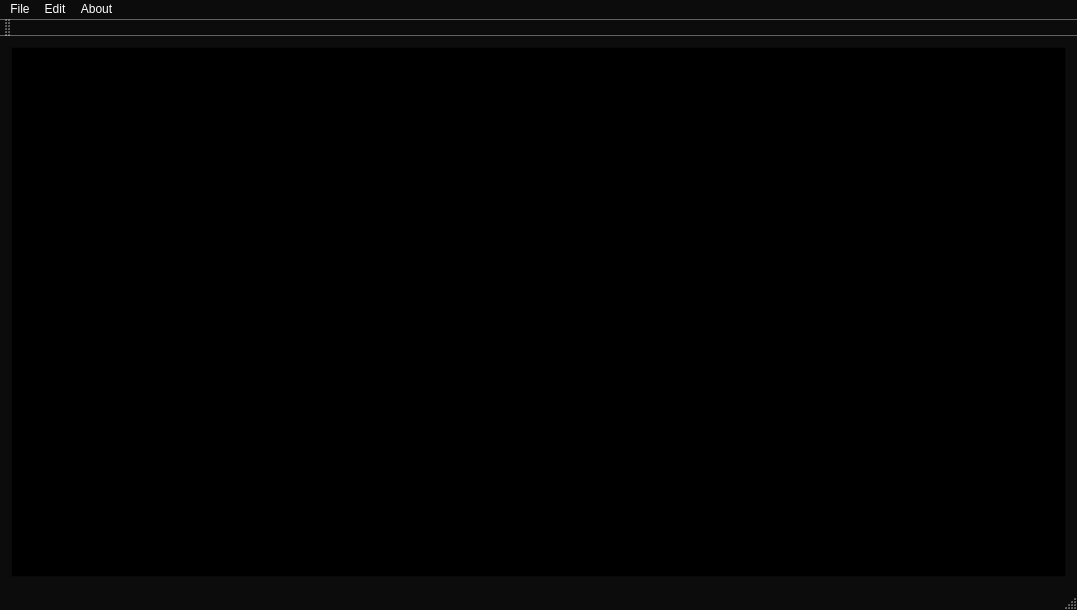
<?xml version="1.0" encoding="UTF-8"?>
<ui version="4.0">
 <class>MainWindow</class>
 <widget class="QMainWindow" name="MainWindow">
  <property name="geometry">
   <rect>
    <x>0</x>
    <y>0</y>
    <width>1077</width>
    <height>610</height>
   </rect>
  </property>
  <property name="palette">
   <palette>
    <active>
     <colorrole role="WindowText">
      <brush brushstyle="SolidPattern">
       <color alpha="255">
        <red>255</red>
        <green>255</green>
        <blue>255</blue>
       </color>
      </brush>
     </colorrole>
     <colorrole role="Button">
      <brush brushstyle="SolidPattern">
       <color alpha="255">
        <red>12</red>
        <green>12</green>
        <blue>12</blue>
       </color>
      </brush>
     </colorrole>
     <colorrole role="Light">
      <brush brushstyle="SolidPattern">
       <color alpha="255">
        <red>18</red>
        <green>18</green>
        <blue>18</blue>
       </color>
      </brush>
     </colorrole>
     <colorrole role="Midlight">
      <brush brushstyle="SolidPattern">
       <color alpha="255">
        <red>15</red>
        <green>15</green>
        <blue>15</blue>
       </color>
      </brush>
     </colorrole>
     <colorrole role="Dark">
      <brush brushstyle="SolidPattern">
       <color alpha="255">
        <red>6</red>
        <green>6</green>
        <blue>6</blue>
       </color>
      </brush>
     </colorrole>
     <colorrole role="Mid">
      <brush brushstyle="SolidPattern">
       <color alpha="255">
        <red>8</red>
        <green>8</green>
        <blue>8</blue>
       </color>
      </brush>
     </colorrole>
     <colorrole role="Text">
      <brush brushstyle="SolidPattern">
       <color alpha="255">
        <red>255</red>
        <green>255</green>
        <blue>255</blue>
       </color>
      </brush>
     </colorrole>
     <colorrole role="BrightText">
      <brush brushstyle="SolidPattern">
       <color alpha="255">
        <red>255</red>
        <green>255</green>
        <blue>255</blue>
       </color>
      </brush>
     </colorrole>
     <colorrole role="ButtonText">
      <brush brushstyle="SolidPattern">
       <color alpha="255">
        <red>255</red>
        <green>255</green>
        <blue>255</blue>
       </color>
      </brush>
     </colorrole>
     <colorrole role="Base">
      <brush brushstyle="SolidPattern">
       <color alpha="255">
        <red>0</red>
        <green>0</green>
        <blue>0</blue>
       </color>
      </brush>
     </colorrole>
     <colorrole role="Window">
      <brush brushstyle="SolidPattern">
       <color alpha="255">
        <red>12</red>
        <green>12</green>
        <blue>12</blue>
       </color>
      </brush>
     </colorrole>
     <colorrole role="Shadow">
      <brush brushstyle="SolidPattern">
       <color alpha="255">
        <red>0</red>
        <green>0</green>
        <blue>0</blue>
       </color>
      </brush>
     </colorrole>
     <colorrole role="AlternateBase">
      <brush brushstyle="SolidPattern">
       <color alpha="255">
        <red>6</red>
        <green>6</green>
        <blue>6</blue>
       </color>
      </brush>
     </colorrole>
     <colorrole role="ToolTipBase">
      <brush brushstyle="SolidPattern">
       <color alpha="255">
        <red>255</red>
        <green>255</green>
        <blue>220</blue>
       </color>
      </brush>
     </colorrole>
     <colorrole role="ToolTipText">
      <brush brushstyle="SolidPattern">
       <color alpha="255">
        <red>0</red>
        <green>0</green>
        <blue>0</blue>
       </color>
      </brush>
     </colorrole>
     <colorrole role="PlaceholderText">
      <brush brushstyle="SolidPattern">
       <color alpha="128">
        <red>255</red>
        <green>255</green>
        <blue>255</blue>
       </color>
      </brush>
     </colorrole>
    </active>
    <inactive>
     <colorrole role="WindowText">
      <brush brushstyle="SolidPattern">
       <color alpha="255">
        <red>255</red>
        <green>255</green>
        <blue>255</blue>
       </color>
      </brush>
     </colorrole>
     <colorrole role="Button">
      <brush brushstyle="SolidPattern">
       <color alpha="255">
        <red>12</red>
        <green>12</green>
        <blue>12</blue>
       </color>
      </brush>
     </colorrole>
     <colorrole role="Light">
      <brush brushstyle="SolidPattern">
       <color alpha="255">
        <red>18</red>
        <green>18</green>
        <blue>18</blue>
       </color>
      </brush>
     </colorrole>
     <colorrole role="Midlight">
      <brush brushstyle="SolidPattern">
       <color alpha="255">
        <red>15</red>
        <green>15</green>
        <blue>15</blue>
       </color>
      </brush>
     </colorrole>
     <colorrole role="Dark">
      <brush brushstyle="SolidPattern">
       <color alpha="255">
        <red>6</red>
        <green>6</green>
        <blue>6</blue>
       </color>
      </brush>
     </colorrole>
     <colorrole role="Mid">
      <brush brushstyle="SolidPattern">
       <color alpha="255">
        <red>8</red>
        <green>8</green>
        <blue>8</blue>
       </color>
      </brush>
     </colorrole>
     <colorrole role="Text">
      <brush brushstyle="SolidPattern">
       <color alpha="255">
        <red>255</red>
        <green>255</green>
        <blue>255</blue>
       </color>
      </brush>
     </colorrole>
     <colorrole role="BrightText">
      <brush brushstyle="SolidPattern">
       <color alpha="255">
        <red>255</red>
        <green>255</green>
        <blue>255</blue>
       </color>
      </brush>
     </colorrole>
     <colorrole role="ButtonText">
      <brush brushstyle="SolidPattern">
       <color alpha="255">
        <red>255</red>
        <green>255</green>
        <blue>255</blue>
       </color>
      </brush>
     </colorrole>
     <colorrole role="Base">
      <brush brushstyle="SolidPattern">
       <color alpha="255">
        <red>0</red>
        <green>0</green>
        <blue>0</blue>
       </color>
      </brush>
     </colorrole>
     <colorrole role="Window">
      <brush brushstyle="SolidPattern">
       <color alpha="255">
        <red>12</red>
        <green>12</green>
        <blue>12</blue>
       </color>
      </brush>
     </colorrole>
     <colorrole role="Shadow">
      <brush brushstyle="SolidPattern">
       <color alpha="255">
        <red>0</red>
        <green>0</green>
        <blue>0</blue>
       </color>
      </brush>
     </colorrole>
     <colorrole role="AlternateBase">
      <brush brushstyle="SolidPattern">
       <color alpha="255">
        <red>6</red>
        <green>6</green>
        <blue>6</blue>
       </color>
      </brush>
     </colorrole>
     <colorrole role="ToolTipBase">
      <brush brushstyle="SolidPattern">
       <color alpha="255">
        <red>255</red>
        <green>255</green>
        <blue>220</blue>
       </color>
      </brush>
     </colorrole>
     <colorrole role="ToolTipText">
      <brush brushstyle="SolidPattern">
       <color alpha="255">
        <red>0</red>
        <green>0</green>
        <blue>0</blue>
       </color>
      </brush>
     </colorrole>
     <colorrole role="PlaceholderText">
      <brush brushstyle="SolidPattern">
       <color alpha="128">
        <red>255</red>
        <green>255</green>
        <blue>255</blue>
       </color>
      </brush>
     </colorrole>
    </inactive>
    <disabled>
     <colorrole role="WindowText">
      <brush brushstyle="SolidPattern">
       <color alpha="255">
        <red>6</red>
        <green>6</green>
        <blue>6</blue>
       </color>
      </brush>
     </colorrole>
     <colorrole role="Button">
      <brush brushstyle="SolidPattern">
       <color alpha="255">
        <red>12</red>
        <green>12</green>
        <blue>12</blue>
       </color>
      </brush>
     </colorrole>
     <colorrole role="Light">
      <brush brushstyle="SolidPattern">
       <color alpha="255">
        <red>18</red>
        <green>18</green>
        <blue>18</blue>
       </color>
      </brush>
     </colorrole>
     <colorrole role="Midlight">
      <brush brushstyle="SolidPattern">
       <color alpha="255">
        <red>15</red>
        <green>15</green>
        <blue>15</blue>
       </color>
      </brush>
     </colorrole>
     <colorrole role="Dark">
      <brush brushstyle="SolidPattern">
       <color alpha="255">
        <red>6</red>
        <green>6</green>
        <blue>6</blue>
       </color>
      </brush>
     </colorrole>
     <colorrole role="Mid">
      <brush brushstyle="SolidPattern">
       <color alpha="255">
        <red>8</red>
        <green>8</green>
        <blue>8</blue>
       </color>
      </brush>
     </colorrole>
     <colorrole role="Text">
      <brush brushstyle="SolidPattern">
       <color alpha="255">
        <red>6</red>
        <green>6</green>
        <blue>6</blue>
       </color>
      </brush>
     </colorrole>
     <colorrole role="BrightText">
      <brush brushstyle="SolidPattern">
       <color alpha="255">
        <red>255</red>
        <green>255</green>
        <blue>255</blue>
       </color>
      </brush>
     </colorrole>
     <colorrole role="ButtonText">
      <brush brushstyle="SolidPattern">
       <color alpha="255">
        <red>6</red>
        <green>6</green>
        <blue>6</blue>
       </color>
      </brush>
     </colorrole>
     <colorrole role="Base">
      <brush brushstyle="SolidPattern">
       <color alpha="255">
        <red>12</red>
        <green>12</green>
        <blue>12</blue>
       </color>
      </brush>
     </colorrole>
     <colorrole role="Window">
      <brush brushstyle="SolidPattern">
       <color alpha="255">
        <red>12</red>
        <green>12</green>
        <blue>12</blue>
       </color>
      </brush>
     </colorrole>
     <colorrole role="Shadow">
      <brush brushstyle="SolidPattern">
       <color alpha="255">
        <red>0</red>
        <green>0</green>
        <blue>0</blue>
       </color>
      </brush>
     </colorrole>
     <colorrole role="AlternateBase">
      <brush brushstyle="SolidPattern">
       <color alpha="255">
        <red>12</red>
        <green>12</green>
        <blue>12</blue>
       </color>
      </brush>
     </colorrole>
     <colorrole role="ToolTipBase">
      <brush brushstyle="SolidPattern">
       <color alpha="255">
        <red>255</red>
        <green>255</green>
        <blue>220</blue>
       </color>
      </brush>
     </colorrole>
     <colorrole role="ToolTipText">
      <brush brushstyle="SolidPattern">
       <color alpha="255">
        <red>0</red>
        <green>0</green>
        <blue>0</blue>
       </color>
      </brush>
     </colorrole>
     <colorrole role="PlaceholderText">
      <brush brushstyle="SolidPattern">
       <color alpha="128">
        <red>255</red>
        <green>255</green>
        <blue>255</blue>
       </color>
      </brush>
     </colorrole>
    </disabled>
   </palette>
  </property>
  <property name="windowTitle">
   <string>MainWindow</string>
  </property>
  <widget class="QWidget" name="centralWidget">
   <layout class="QHBoxLayout" name="horizontalLayout">
    <item>
     <widget class="QTextEdit" name="textEdit"/>
    </item>
   </layout>
  </widget>
  <widget class="QMenuBar" name="menuBar">
   <property name="geometry">
    <rect>
     <x>0</x>
     <y>0</y>
     <width>1077</width>
     <height>20</height>
    </rect>
   </property>
   <widget class="QMenu" name="menuFile">
    <property name="title">
     <string>File</string>
    </property>
    <addaction name="actionNew"/>
    <addaction name="actionOpen"/>
    <addaction name="actionSave"/>
    <addaction name="actionSave_A"/>
    <addaction name="separator"/>
    <addaction name="actionExit"/>
   </widget>
   <widget class="QMenu" name="menuEdit">
    <property name="title">
     <string>Edit</string>
    </property>
    <addaction name="actionCut"/>
    <addaction name="actionCopy"/>
    <addaction name="actionPaste"/>
    <addaction name="actionUndo"/>
    <addaction name="actionRedo"/>
   </widget>
   <widget class="QMenu" name="menuAbout">
    <property name="title">
     <string>About</string>
    </property>
    <addaction name="actionGirish_s_Notepad"/>
   </widget>
   <addaction name="menuFile"/>
   <addaction name="menuEdit"/>
   <addaction name="menuAbout"/>
  </widget>
  <widget class="QToolBar" name="mainToolBar">
   <attribute name="toolBarArea">
    <enum>TopToolBarArea</enum>
   </attribute>
   <attribute name="toolBarBreak">
    <bool>false</bool>
   </attribute>
  </widget>
  <widget class="QStatusBar" name="statusBar"/>
  <action name="actionNew">
   <property name="text">
    <string>New</string>
   </property>
   <property name="shortcut">
    <string>Ctrl+N</string>
   </property>
  </action>
  <action name="actionOpen">
   <property name="text">
    <string>Open</string>
   </property>
   <property name="shortcut">
    <string>Ctrl+O</string>
   </property>
  </action>
  <action name="actionSave">
   <property name="text">
    <string>Save</string>
   </property>
   <property name="shortcut">
    <string>Ctrl+S</string>
   </property>
  </action>
  <action name="actionSave_A">
   <property name="text">
    <string>Save A</string>
   </property>
   <property name="shortcut">
    <string>Ctrl+A</string>
   </property>
  </action>
  <action name="actionExit">
   <property name="text">
    <string>Exit</string>
   </property>
   <property name="shortcut">
    <string>Alt+F, Alt+X</string>
   </property>
  </action>
  <action name="actionCut">
   <property name="text">
    <string>Cut</string>
   </property>
  </action>
  <action name="actionCopy">
   <property name="text">
    <string>Copy'</string>
   </property>
  </action>
  <action name="actionPaste">
   <property name="text">
    <string>Paste</string>
   </property>
  </action>
  <action name="actionUndo">
   <property name="text">
    <string>Undo</string>
   </property>
  </action>
  <action name="actionRedo">
   <property name="text">
    <string>Redo</string>
   </property>
  </action>
  <action name="actionGirish_s_Notepad">
   <property name="text">
    <string>Girish's Notepad</string>
   </property>
  </action>
 </widget>
 <layoutdefault spacing="6" margin="11"/>
 <resources/>
 <connections/>
</ui>
